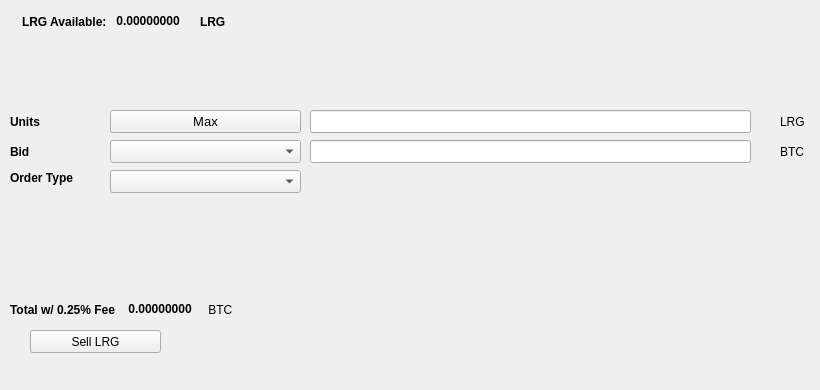
   <widget class="QWidget" name="SellTab">
    <attribute name="title">
     <string>Sell</string>
    </attribute>
    <widget class="QLabel" name="label_16">
     <property name="geometry">
      <rect>
       <x>780</x>
       <y>140</y>
       <width>31</width>
       <height>23</height>
      </rect>
     </property>
     <property name="text">
      <string>BTC</string>
     </property>
    </widget>
    <widget class="QComboBox" name="SellBidcomboBox">
     <property name="geometry">
      <rect>
       <x>110</x>
       <y>140</y>
       <width>191</width>
       <height>23</height>
      </rect>
     </property>
     <property name="font">
      <font>
       <pointsize>10</pointsize>
      </font>
     </property>
    </widget>
    <widget class="QLabel" name="label_18">
     <property name="geometry">
      <rect>
       <x>10</x>
       <y>110</y>
       <width>46</width>
       <height>23</height>
      </rect>
     </property>
     <property name="font">
      <font>
       <weight>75</weight>
       <bold>true</bold>
      </font>
     </property>
     <property name="text">
      <string>Units</string>
     </property>
    </widget>
    <widget class="QPushButton" name="Sell_Max_Amount">
     <property name="geometry">
      <rect>
       <x>110</x>
       <y>110</y>
       <width>191</width>
       <height>23</height>
      </rect>
     </property>
     <property name="font">
      <font>
       <pointsize>10</pointsize>
      </font>
     </property>
     <property name="text">
      <string>Max</string>
     </property>
    </widget>
    <widget class="QLabel" name="label_20">
     <property name="geometry">
      <rect>
       <x>10</x>
       <y>170</y>
       <width>91</width>
       <height>16</height>
      </rect>
     </property>
     <property name="font">
      <font>
       <weight>75</weight>
       <bold>true</bold>
      </font>
     </property>
     <property name="text">
      <string>Order Type</string>
     </property>
    </widget>
    <widget class="QComboBox" name="SellOrdertypeCombo">
     <property name="geometry">
      <rect>
       <x>110</x>
       <y>170</y>
       <width>191</width>
       <height>23</height>
      </rect>
     </property>
     <property name="font">
      <font>
       <pointsize>10</pointsize>
      </font>
     </property>
    </widget>
    <widget class="QLabel" name="label_21">
     <property name="geometry">
      <rect>
       <x>10</x>
       <y>140</y>
       <width>46</width>
       <height>23</height>
      </rect>
     </property>
     <property name="font">
      <font>
       <weight>75</weight>
       <bold>true</bold>
      </font>
     </property>
     <property name="text">
      <string>Bid</string>
     </property>
    </widget>
    <widget class="QLabel" name="label_22">
     <property name="geometry">
      <rect>
       <x>780</x>
       <y>110</y>
       <width>31</width>
       <height>23</height>
      </rect>
     </property>
     <property name="text">
      <string>LRG</string>
     </property>
    </widget>
    <widget class="QLineEdit" name="UnitsInputLRG">
     <property name="geometry">
      <rect>
       <x>310</x>
       <y>110</y>
       <width>441</width>
       <height>23</height>
      </rect>
     </property>
     <property name="font">
      <font>
       <pointsize>9</pointsize>
       <weight>75</weight>
       <bold>true</bold>
      </font>
     </property>
    </widget>
    <widget class="QLineEdit" name="SellBidPriceEdit">
     <property name="geometry">
      <rect>
       <x>310</x>
       <y>140</y>
       <width>441</width>
       <height>23</height>
      </rect>
     </property>
     <property name="font">
      <font>
       <pointsize>9</pointsize>
       <weight>75</weight>
       <bold>true</bold>
      </font>
     </property>
    </widget>
    <widget class="QPushButton" name="SellLRGBTN">
     <property name="geometry">
      <rect>
       <x>30</x>
       <y>330</y>
       <width>131</width>
       <height>23</height>
      </rect>
     </property>
     <property name="text">
      <string>Sell LRG</string>
     </property>
     <property name="icon">
      <iconset resource="../largo">
       <normaloff>:/icons/bitcoin</normaloff>:/icons/bitcoin</iconset>
     </property>
    </widget>
    <widget class="QWidget" name="layoutWidget3">
     <property name="geometry">
      <rect>
       <x>22</x>
       <y>12</y>
       <width>258</width>
       <height>19</height>
      </rect>
     </property>
     <layout class="QHBoxLayout" name="horizontalLayout">
      <item>
       <widget class="QLabel" name="label232_2">
        <property name="font">
         <font>
          <weight>75</weight>
          <bold>true</bold>
         </font>
        </property>
        <property name="text">
         <string>LRG Available:</string>
        </property>
       </widget>
      </item>
      <item>
       <widget class="QLabel" name="LRGAvailableLabel">
        <property name="palette">
         <palette>
          <active>
           <colorrole role="WindowText">
            <brush brushstyle="SolidPattern">
             <color alpha="255">
              <red>0</red>
              <green>0</green>
              <blue>0</blue>
             </color>
            </brush>
           </colorrole>
           <colorrole role="Button">
            <brush brushstyle="SolidPattern">
             <color alpha="255">
              <red>0</red>
              <green>170</green>
              <blue>0</blue>
             </color>
            </brush>
           </colorrole>
           <colorrole role="Light">
            <brush brushstyle="SolidPattern">
             <color alpha="255">
              <red>0</red>
              <green>255</green>
              <blue>0</blue>
             </color>
            </brush>
           </colorrole>
           <colorrole role="Midlight">
            <brush brushstyle="SolidPattern">
             <color alpha="255">
              <red>0</red>
              <green>212</green>
              <blue>0</blue>
             </color>
            </brush>
           </colorrole>
           <colorrole role="Dark">
            <brush brushstyle="SolidPattern">
             <color alpha="255">
              <red>0</red>
              <green>85</green>
              <blue>0</blue>
             </color>
            </brush>
           </colorrole>
           <colorrole role="Mid">
            <brush brushstyle="SolidPattern">
             <color alpha="255">
              <red>0</red>
              <green>113</green>
              <blue>0</blue>
             </color>
            </brush>
           </colorrole>
           <colorrole role="Text">
            <brush brushstyle="SolidPattern">
             <color alpha="255">
              <red>0</red>
              <green>170</green>
              <blue>0</blue>
             </color>
            </brush>
           </colorrole>
           <colorrole role="BrightText">
            <brush brushstyle="SolidPattern">
             <color alpha="255">
              <red>255</red>
              <green>255</green>
              <blue>255</blue>
             </color>
            </brush>
           </colorrole>
           <colorrole role="ButtonText">
            <brush brushstyle="SolidPattern">
             <color alpha="255">
              <red>0</red>
              <green>0</green>
              <blue>0</blue>
             </color>
            </brush>
           </colorrole>
           <colorrole role="Base">
            <brush brushstyle="SolidPattern">
             <color alpha="255">
              <red>255</red>
              <green>255</green>
              <blue>255</blue>
             </color>
            </brush>
           </colorrole>
           <colorrole role="Window">
            <brush brushstyle="SolidPattern">
             <color alpha="255">
              <red>0</red>
              <green>170</green>
              <blue>0</blue>
             </color>
            </brush>
           </colorrole>
           <colorrole role="Shadow">
            <brush brushstyle="SolidPattern">
             <color alpha="255">
              <red>0</red>
              <green>0</green>
              <blue>0</blue>
             </color>
            </brush>
           </colorrole>
           <colorrole role="AlternateBase">
            <brush brushstyle="SolidPattern">
             <color alpha="255">
              <red>127</red>
              <green>212</green>
              <blue>127</blue>
             </color>
            </brush>
           </colorrole>
           <colorrole role="ToolTipBase">
            <brush brushstyle="SolidPattern">
             <color alpha="255">
              <red>255</red>
              <green>255</green>
              <blue>220</blue>
             </color>
            </brush>
           </colorrole>
           <colorrole role="ToolTipText">
            <brush brushstyle="SolidPattern">
             <color alpha="255">
              <red>0</red>
              <green>0</green>
              <blue>0</blue>
             </color>
            </brush>
           </colorrole>
          </active>
          <inactive>
           <colorrole role="WindowText">
            <brush brushstyle="SolidPattern">
             <color alpha="255">
              <red>0</red>
              <green>0</green>
              <blue>0</blue>
             </color>
            </brush>
           </colorrole>
           <colorrole role="Button">
            <brush brushstyle="SolidPattern">
             <color alpha="255">
              <red>0</red>
              <green>170</green>
              <blue>0</blue>
             </color>
            </brush>
           </colorrole>
           <colorrole role="Light">
            <brush brushstyle="SolidPattern">
             <color alpha="255">
              <red>0</red>
              <green>255</green>
              <blue>0</blue>
             </color>
            </brush>
           </colorrole>
           <colorrole role="Midlight">
            <brush brushstyle="SolidPattern">
             <color alpha="255">
              <red>0</red>
              <green>212</green>
              <blue>0</blue>
             </color>
            </brush>
           </colorrole>
           <colorrole role="Dark">
            <brush brushstyle="SolidPattern">
             <color alpha="255">
              <red>0</red>
              <green>85</green>
              <blue>0</blue>
             </color>
            </brush>
           </colorrole>
           <colorrole role="Mid">
            <brush brushstyle="SolidPattern">
             <color alpha="255">
              <red>0</red>
              <green>113</green>
              <blue>0</blue>
             </color>
            </brush>
           </colorrole>
           <colorrole role="Text">
            <brush brushstyle="SolidPattern">
             <color alpha="255">
              <red>0</red>
              <green>170</green>
              <blue>0</blue>
             </color>
            </brush>
           </colorrole>
           <colorrole role="BrightText">
            <brush brushstyle="SolidPattern">
             <color alpha="255">
              <red>255</red>
              <green>255</green>
              <blue>255</blue>
             </color>
            </brush>
           </colorrole>
           <colorrole role="ButtonText">
            <brush brushstyle="SolidPattern">
             <color alpha="255">
              <red>0</red>
              <green>0</green>
              <blue>0</blue>
             </color>
            </brush>
           </colorrole>
           <colorrole role="Base">
            <brush brushstyle="SolidPattern">
             <color alpha="255">
              <red>255</red>
              <green>255</green>
              <blue>255</blue>
             </color>
            </brush>
           </colorrole>
           <colorrole role="Window">
            <brush brushstyle="SolidPattern">
             <color alpha="255">
              <red>0</red>
              <green>170</green>
              <blue>0</blue>
             </color>
            </brush>
           </colorrole>
           <colorrole role="Shadow">
            <brush brushstyle="SolidPattern">
             <color alpha="255">
              <red>0</red>
              <green>0</green>
              <blue>0</blue>
             </color>
            </brush>
           </colorrole>
           <colorrole role="AlternateBase">
            <brush brushstyle="SolidPattern">
             <color alpha="255">
              <red>127</red>
              <green>212</green>
              <blue>127</blue>
             </color>
            </brush>
           </colorrole>
           <colorrole role="ToolTipBase">
            <brush brushstyle="SolidPattern">
             <color alpha="255">
              <red>255</red>
              <green>255</green>
              <blue>220</blue>
             </color>
            </brush>
           </colorrole>
           <colorrole role="ToolTipText">
            <brush brushstyle="SolidPattern">
             <color alpha="255">
              <red>0</red>
              <green>0</green>
              <blue>0</blue>
             </color>
            </brush>
           </colorrole>
          </inactive>
          <disabled>
           <colorrole role="WindowText">
            <brush brushstyle="SolidPattern">
             <color alpha="255">
              <red>0</red>
              <green>85</green>
              <blue>0</blue>
             </color>
            </brush>
           </colorrole>
           <colorrole role="Button">
            <brush brushstyle="SolidPattern">
             <color alpha="255">
              <red>0</red>
              <green>170</green>
              <blue>0</blue>
             </color>
            </brush>
           </colorrole>
           <colorrole role="Light">
            <brush brushstyle="SolidPattern">
             <color alpha="255">
              <red>0</red>
              <green>255</green>
              <blue>0</blue>
             </color>
            </brush>
           </colorrole>
           <colorrole role="Midlight">
            <brush brushstyle="SolidPattern">
             <color alpha="255">
              <red>0</red>
              <green>212</green>
              <blue>0</blue>
             </color>
            </brush>
           </colorrole>
           <colorrole role="Dark">
            <brush brushstyle="SolidPattern">
             <color alpha="255">
              <red>0</red>
              <green>85</green>
              <blue>0</blue>
             </color>
            </brush>
           </colorrole>
           <colorrole role="Mid">
            <brush brushstyle="SolidPattern">
             <color alpha="255">
              <red>0</red>
              <green>113</green>
              <blue>0</blue>
             </color>
            </brush>
           </colorrole>
           <colorrole role="Text">
            <brush brushstyle="SolidPattern">
             <color alpha="255">
              <red>0</red>
              <green>85</green>
              <blue>0</blue>
             </color>
            </brush>
           </colorrole>
           <colorrole role="BrightText">
            <brush brushstyle="SolidPattern">
             <color alpha="255">
              <red>255</red>
              <green>255</green>
              <blue>255</blue>
             </color>
            </brush>
           </colorrole>
           <colorrole role="ButtonText">
            <brush brushstyle="SolidPattern">
             <color alpha="255">
              <red>0</red>
              <green>85</green>
              <blue>0</blue>
             </color>
            </brush>
           </colorrole>
           <colorrole role="Base">
            <brush brushstyle="SolidPattern">
             <color alpha="255">
              <red>0</red>
              <green>170</green>
              <blue>0</blue>
             </color>
            </brush>
           </colorrole>
           <colorrole role="Window">
            <brush brushstyle="SolidPattern">
             <color alpha="255">
              <red>0</red>
              <green>170</green>
              <blue>0</blue>
             </color>
            </brush>
           </colorrole>
           <colorrole role="Shadow">
            <brush brushstyle="SolidPattern">
             <color alpha="255">
              <red>0</red>
              <green>0</green>
              <blue>0</blue>
             </color>
            </brush>
           </colorrole>
           <colorrole role="AlternateBase">
            <brush brushstyle="SolidPattern">
             <color alpha="255">
              <red>0</red>
              <green>170</green>
              <blue>0</blue>
             </color>
            </brush>
           </colorrole>
           <colorrole role="ToolTipBase">
            <brush brushstyle="SolidPattern">
             <color alpha="255">
              <red>255</red>
              <green>255</green>
              <blue>220</blue>
             </color>
            </brush>
           </colorrole>
           <colorrole role="ToolTipText">
            <brush brushstyle="SolidPattern">
             <color alpha="255">
              <red>0</red>
              <green>0</green>
              <blue>0</blue>
             </color>
            </brush>
           </colorrole>
          </disabled>
         </palette>
        </property>
        <property name="font">
         <font>
          <weight>75</weight>
          <bold>true</bold>
         </font>
        </property>
        <property name="text">
         <string> 0.00000000 </string>
        </property>
        <property name="textInteractionFlags">
         <set>Qt::LinksAccessibleByMouse|Qt::TextSelectableByKeyboard|Qt::TextSelectableByMouse</set>
        </property>
       </widget>
      </item>
      <item>
       <widget class="QLabel" name="labelLRG">
        <property name="font">
         <font>
          <weight>75</weight>
          <bold>true</bold>
         </font>
        </property>
        <property name="text">
         <string>LRG</string>
        </property>
       </widget>
      </item>
     </layout>
    </widget>
    <widget class="QWidget" name="layoutWidget">
     <property name="geometry">
      <rect>
       <x>10</x>
       <y>300</y>
       <width>268</width>
       <height>19</height>
      </rect>
     </property>
     <layout class="QHBoxLayout" name="horizontalLayout_2">
      <item>
       <widget class="QLabel" name="label_19">
        <property name="font">
         <font>
          <weight>75</weight>
          <bold>true</bold>
         </font>
        </property>
        <property name="text">
         <string>Total w/ 0.25% Fee </string>
        </property>
       </widget>
      </item>
      <item>
       <widget class="QLabel" name="SellCostLabel">
        <property name="palette">
         <palette>
          <active>
           <colorrole role="WindowText">
            <brush brushstyle="SolidPattern">
             <color alpha="255">
              <red>0</red>
              <green>0</green>
              <blue>0</blue>
             </color>
            </brush>
           </colorrole>
           <colorrole role="Button">
            <brush brushstyle="SolidPattern">
             <color alpha="255">
              <red>0</red>
              <green>170</green>
              <blue>0</blue>
             </color>
            </brush>
           </colorrole>
           <colorrole role="Light">
            <brush brushstyle="SolidPattern">
             <color alpha="255">
              <red>0</red>
              <green>255</green>
              <blue>0</blue>
             </color>
            </brush>
           </colorrole>
           <colorrole role="Midlight">
            <brush brushstyle="SolidPattern">
             <color alpha="255">
              <red>0</red>
              <green>212</green>
              <blue>0</blue>
             </color>
            </brush>
           </colorrole>
           <colorrole role="Dark">
            <brush brushstyle="SolidPattern">
             <color alpha="255">
              <red>0</red>
              <green>85</green>
              <blue>0</blue>
             </color>
            </brush>
           </colorrole>
           <colorrole role="Mid">
            <brush brushstyle="SolidPattern">
             <color alpha="255">
              <red>0</red>
              <green>113</green>
              <blue>0</blue>
             </color>
            </brush>
           </colorrole>
           <colorrole role="Text">
            <brush brushstyle="SolidPattern">
             <color alpha="255">
              <red>0</red>
              <green>170</green>
              <blue>0</blue>
             </color>
            </brush>
           </colorrole>
           <colorrole role="BrightText">
            <brush brushstyle="SolidPattern">
             <color alpha="255">
              <red>255</red>
              <green>255</green>
              <blue>255</blue>
             </color>
            </brush>
           </colorrole>
           <colorrole role="ButtonText">
            <brush brushstyle="SolidPattern">
             <color alpha="255">
              <red>0</red>
              <green>0</green>
              <blue>0</blue>
             </color>
            </brush>
           </colorrole>
           <colorrole role="Base">
            <brush brushstyle="SolidPattern">
             <color alpha="255">
              <red>255</red>
              <green>255</green>
              <blue>255</blue>
             </color>
            </brush>
           </colorrole>
           <colorrole role="Window">
            <brush brushstyle="SolidPattern">
             <color alpha="255">
              <red>0</red>
              <green>170</green>
              <blue>0</blue>
             </color>
            </brush>
           </colorrole>
           <colorrole role="Shadow">
            <brush brushstyle="SolidPattern">
             <color alpha="255">
              <red>0</red>
              <green>0</green>
              <blue>0</blue>
             </color>
            </brush>
           </colorrole>
           <colorrole role="AlternateBase">
            <brush brushstyle="SolidPattern">
             <color alpha="255">
              <red>127</red>
              <green>212</green>
              <blue>127</blue>
             </color>
            </brush>
           </colorrole>
           <colorrole role="ToolTipBase">
            <brush brushstyle="SolidPattern">
             <color alpha="255">
              <red>255</red>
              <green>255</green>
              <blue>220</blue>
             </color>
            </brush>
           </colorrole>
           <colorrole role="ToolTipText">
            <brush brushstyle="SolidPattern">
             <color alpha="255">
              <red>0</red>
              <green>0</green>
              <blue>0</blue>
             </color>
            </brush>
           </colorrole>
          </active>
          <inactive>
           <colorrole role="WindowText">
            <brush brushstyle="SolidPattern">
             <color alpha="255">
              <red>0</red>
              <green>0</green>
              <blue>0</blue>
             </color>
            </brush>
           </colorrole>
           <colorrole role="Button">
            <brush brushstyle="SolidPattern">
             <color alpha="255">
              <red>0</red>
              <green>170</green>
              <blue>0</blue>
             </color>
            </brush>
           </colorrole>
           <colorrole role="Light">
            <brush brushstyle="SolidPattern">
             <color alpha="255">
              <red>0</red>
              <green>255</green>
              <blue>0</blue>
             </color>
            </brush>
           </colorrole>
           <colorrole role="Midlight">
            <brush brushstyle="SolidPattern">
             <color alpha="255">
              <red>0</red>
              <green>212</green>
              <blue>0</blue>
             </color>
            </brush>
           </colorrole>
           <colorrole role="Dark">
            <brush brushstyle="SolidPattern">
             <color alpha="255">
              <red>0</red>
              <green>85</green>
              <blue>0</blue>
             </color>
            </brush>
           </colorrole>
           <colorrole role="Mid">
            <brush brushstyle="SolidPattern">
             <color alpha="255">
              <red>0</red>
              <green>113</green>
              <blue>0</blue>
             </color>
            </brush>
           </colorrole>
           <colorrole role="Text">
            <brush brushstyle="SolidPattern">
             <color alpha="255">
              <red>0</red>
              <green>170</green>
              <blue>0</blue>
             </color>
            </brush>
           </colorrole>
           <colorrole role="BrightText">
            <brush brushstyle="SolidPattern">
             <color alpha="255">
              <red>255</red>
              <green>255</green>
              <blue>255</blue>
             </color>
            </brush>
           </colorrole>
           <colorrole role="ButtonText">
            <brush brushstyle="SolidPattern">
             <color alpha="255">
              <red>0</red>
              <green>0</green>
              <blue>0</blue>
             </color>
            </brush>
           </colorrole>
           <colorrole role="Base">
            <brush brushstyle="SolidPattern">
             <color alpha="255">
              <red>255</red>
              <green>255</green>
              <blue>255</blue>
             </color>
            </brush>
           </colorrole>
           <colorrole role="Window">
            <brush brushstyle="SolidPattern">
             <color alpha="255">
              <red>0</red>
              <green>170</green>
              <blue>0</blue>
             </color>
            </brush>
           </colorrole>
           <colorrole role="Shadow">
            <brush brushstyle="SolidPattern">
             <color alpha="255">
              <red>0</red>
              <green>0</green>
              <blue>0</blue>
             </color>
            </brush>
           </colorrole>
           <colorrole role="AlternateBase">
            <brush brushstyle="SolidPattern">
             <color alpha="255">
              <red>127</red>
              <green>212</green>
              <blue>127</blue>
             </color>
            </brush>
           </colorrole>
           <colorrole role="ToolTipBase">
            <brush brushstyle="SolidPattern">
             <color alpha="255">
              <red>255</red>
              <green>255</green>
              <blue>220</blue>
             </color>
            </brush>
           </colorrole>
           <colorrole role="ToolTipText">
            <brush brushstyle="SolidPattern">
             <color alpha="255">
              <red>0</red>
              <green>0</green>
              <blue>0</blue>
             </color>
            </brush>
           </colorrole>
          </inactive>
          <disabled>
           <colorrole role="WindowText">
            <brush brushstyle="SolidPattern">
             <color alpha="255">
              <red>0</red>
              <green>85</green>
              <blue>0</blue>
             </color>
            </brush>
           </colorrole>
           <colorrole role="Button">
            <brush brushstyle="SolidPattern">
             <color alpha="255">
              <red>0</red>
              <green>170</green>
              <blue>0</blue>
             </color>
            </brush>
           </colorrole>
           <colorrole role="Light">
            <brush brushstyle="SolidPattern">
             <color alpha="255">
              <red>0</red>
              <green>255</green>
              <blue>0</blue>
             </color>
            </brush>
           </colorrole>
           <colorrole role="Midlight">
            <brush brushstyle="SolidPattern">
             <color alpha="255">
              <red>0</red>
              <green>212</green>
              <blue>0</blue>
             </color>
            </brush>
           </colorrole>
           <colorrole role="Dark">
            <brush brushstyle="SolidPattern">
             <color alpha="255">
              <red>0</red>
              <green>85</green>
              <blue>0</blue>
             </color>
            </brush>
           </colorrole>
           <colorrole role="Mid">
            <brush brushstyle="SolidPattern">
             <color alpha="255">
              <red>0</red>
              <green>113</green>
              <blue>0</blue>
             </color>
            </brush>
           </colorrole>
           <colorrole role="Text">
            <brush brushstyle="SolidPattern">
             <color alpha="255">
              <red>0</red>
              <green>85</green>
              <blue>0</blue>
             </color>
            </brush>
           </colorrole>
           <colorrole role="BrightText">
            <brush brushstyle="SolidPattern">
             <color alpha="255">
              <red>255</red>
              <green>255</green>
              <blue>255</blue>
             </color>
            </brush>
           </colorrole>
           <colorrole role="ButtonText">
            <brush brushstyle="SolidPattern">
             <color alpha="255">
              <red>0</red>
              <green>85</green>
              <blue>0</blue>
             </color>
            </brush>
           </colorrole>
           <colorrole role="Base">
            <brush brushstyle="SolidPattern">
             <color alpha="255">
              <red>0</red>
              <green>170</green>
              <blue>0</blue>
             </color>
            </brush>
           </colorrole>
           <colorrole role="Window">
            <brush brushstyle="SolidPattern">
             <color alpha="255">
              <red>0</red>
              <green>170</green>
              <blue>0</blue>
             </color>
            </brush>
           </colorrole>
           <colorrole role="Shadow">
            <brush brushstyle="SolidPattern">
             <color alpha="255">
              <red>0</red>
              <green>0</green>
              <blue>0</blue>
             </color>
            </brush>
           </colorrole>
           <colorrole role="AlternateBase">
            <brush brushstyle="SolidPattern">
             <color alpha="255">
              <red>0</red>
              <green>170</green>
              <blue>0</blue>
             </color>
            </brush>
           </colorrole>
           <colorrole role="ToolTipBase">
            <brush brushstyle="SolidPattern">
             <color alpha="255">
              <red>255</red>
              <green>255</green>
              <blue>220</blue>
             </color>
            </brush>
           </colorrole>
           <colorrole role="ToolTipText">
            <brush brushstyle="SolidPattern">
             <color alpha="255">
              <red>0</red>
              <green>0</green>
              <blue>0</blue>
             </color>
            </brush>
           </colorrole>
          </disabled>
         </palette>
        </property>
        <property name="font">
         <font>
          <weight>75</weight>
          <bold>true</bold>
         </font>
        </property>
        <property name="autoFillBackground">
         <bool>false</bool>
        </property>
        <property name="text">
         <string> 0.00000000</string>
        </property>
        <property name="textInteractionFlags">
         <set>Qt::LinksAccessibleByMouse|Qt::TextSelectableByMouse</set>
        </property>
       </widget>
      </item>
      <item>
       <widget class="QLabel" name="label_17">
        <property name="font">
         <font>
          <weight>50</weight>
          <bold>false</bold>
         </font>
        </property>
        <property name="text">
         <string> BTC</string>
        </property>
       </widget>
      </item>
     </layout>
    </widget>
    <widget class="QLabel" name="label_23">
     <property name="geometry">
      <rect>
       <x>460</x>
       <y>300</y>
       <width>281</width>
       <height>81</height>
      </rect>
     </property>
     <property name="text">
      <string/>
     </property>
     <property name="pixmap">
      <pixmap>:/images/bittrex</pixmap>
     </property>
    </widget>
   </widget>
